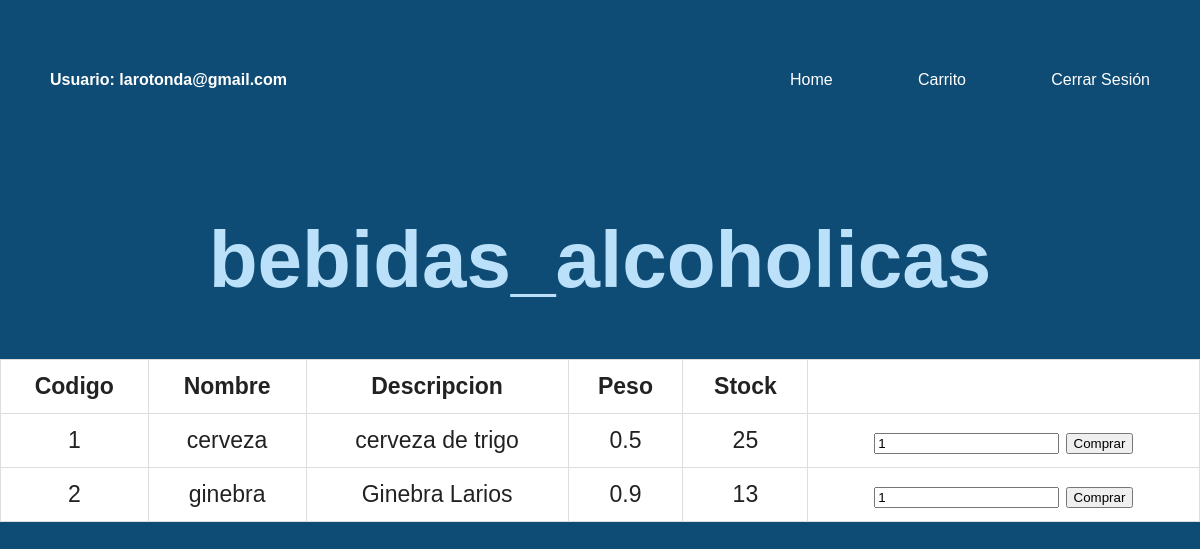
/productos.php?categoria=bebidas_alcoholicas (signed in), run on the app's committed database.
### tables this page shows
CREATE TABLE `categorias` (
  `CodCat` int(11) NOT NULL,
  `Nombre` varchar(45) NOT NULL,
  `Descripcion` varchar(200) NOT NULL
);

CREATE TABLE `productos` (
  `CodProd` int(11) NOT NULL,
  `Nombre` varchar(45) NOT NULL,
  `Descripcion` varchar(90) NOT NULL,
  `Peso` double NOT NULL,
  `Stock` int(11) NOT NULL,
  `Categoria` int(11) NOT NULL
);

### DBconnectPDO.php (called while the page is built, shortened)
<?php
function conexionBD(){
  try{
    $base= new PDO('mysql:host=localhost; dbname=pedidostienda', 'root', '' );
    $base->setAttribute(PDO::ATTR_ERRMODE, PDO::ERRMODE_EXCEPTION);
    $base->exec("SET CHARACTER SET utf8");
    return $base;
  }catch(PDOException $e){
      die('Error: ' . $e->getMessage(). '<br>');
  }
}
  function cargarCategoria($categoria){
    $base=conexionBD();
    $consulta="SELECT * FROM categorias WHERE Nombre= :categoria";
    $resultado=$base->prepare($consulta);
    $categ=htmlentities(addslashes($categoria));
    $resultado->bindparam(':categoria',$categ);
    $resultado->execute();
    if ($resultado!=0) {
      $fila=$resultado->fetch(PDO::FETCH_ASSOC);
      $nombre=$fila['Nombre'];
      $codCat=$fila['CodCat'];
      $descr=$fila['Descripcion'];
      $cat=array(
        'Nombre'=>$nombre,
        'CodCat'=>$codCat,
        'Descripcion'=>$descr,
      );
      return $cat;
    }else{
      $cat=false;
      return $cat;
    }
  }
  function cargarProductosCategoria($categoria){
    $base=conexionBD();
    $consulta="SELECT * FROM productos WHERE Categoria= :categoria";
    $resultado=$base->prepare($consulta);
    $codCategoria=cargarCategoria($categoria);
    $codCat=$codCategoria['CodCat'];
    $resultado->bindparam(':categoria',$codCat);
    $resultado->execute();
    if ($resultado!=0) {
      $productos=array();
      while($fila=$resultado->fetch() ){
        $codProd=$fila['CodProd'];
        $descr=$fila['Descripcion'];
        $nombre=$fila['Nombre'];
        $peso=$fila['Peso'];
        $stock=$fila['Stock'];
        $categ=$fila['Categoria'];
        $cat= array(
          'CodProd'=>$codProd,
          'Nombre'=>$nombre,
          'Descripcion'=>$descr,
          'Peso'=>$peso,
          'Stock'=>$stock,
          'Categoria'=>$categ,
        );
        array_push($productos, $cat);
      }
      return $productos;
    }else{
      $productos=false;
      return $productos;
    }
  }
  ?>

### productos.php (the view, shortened to what this page needs)
<?php
require_once('DBconnectPDO.php');
?>
<!DOCTYPE html>
<html lang="en">
<head>
    <link rel="stylesheet" href="css/login.css">
</head>
<body>
    <?php
       require('cabecera.php');
       $categoria=cargarCategoria($_GET['categoria']);
       $producto=cargarProductosCategoria($_GET['categoria']);
    ?>
    <div class="titulo">
        <h1>
            <?php echo $categoria['Nombre']; ?>
        </h1>
        <table>
            <thead>
                <tr>
                  <th>Codigo</th>
                  <th>Nombre</th>
                  <th>Descripcion</th>
                  <th>Peso</th>
                  <th>Stock</th>
                </tr>
            </thead>
            <tbody>
                <?php
                   foreach($producto as $fila){
                    echo "<tr>
                          <td>".$fila['CodProd'].'</td>
                          <td>'.$fila['Nombre'].'</td>
                          <td>'.$fila['Descripcion'].'</td>
                          <td>'.$fila['Peso'].'</td>
                          <td>'.$fila['Stock']."</td>
                          <td>
                            <form action='aniadirProducto.php' method='post'>
                          <input type='number' name='unidades' min='1' value='1'>
                          <input type='submit' value='Comprar'>
                          <input type='hidden' name='stock' value=".$fila['Stock'].">
                          <input type='hidden' name='codProd' value=".$fila['CodProd']."></form></td>
                          </tr>";
                   }
                ?>
            </tbody>
        </table>
    </div>
</body>
</html>

### css/login.css (style rules this page uses)
body { font-family: 'Overpass', sans-serif; font-weight: normal; font-size: 100%; color: #1b262c; margin: 0; background-color: #0f4c75; }
.titulo { font-size: 250%; color:#bbe1fa; text-align: center; margin-bottom: 20px; }
table { width: 100%; background: white; margin-bottom: 1.25em; border: solid 1px #dddddd; border-collapse: collapse; border-spacing: 0; }
table tr th, table tr td { padding: 0.5625em 0.625em; font-size: 0.575em; color: #222222; border: 1px solid #dddddd; }

### data on the page
categorias: Nombre "bebidas_alcoholicas"
productos: CodProd "1", Nombre "cerveza", Descripcion "cerveza de trigo", Peso "0.5", Stock "25"
productos: CodProd "2", Nombre "ginebra", Descripcion "Ginebra Larios", Peso "0.9", Stock "13"

### other printed values
$_SESSION['usuario']['correo'] "larotonda@gmail.com"
